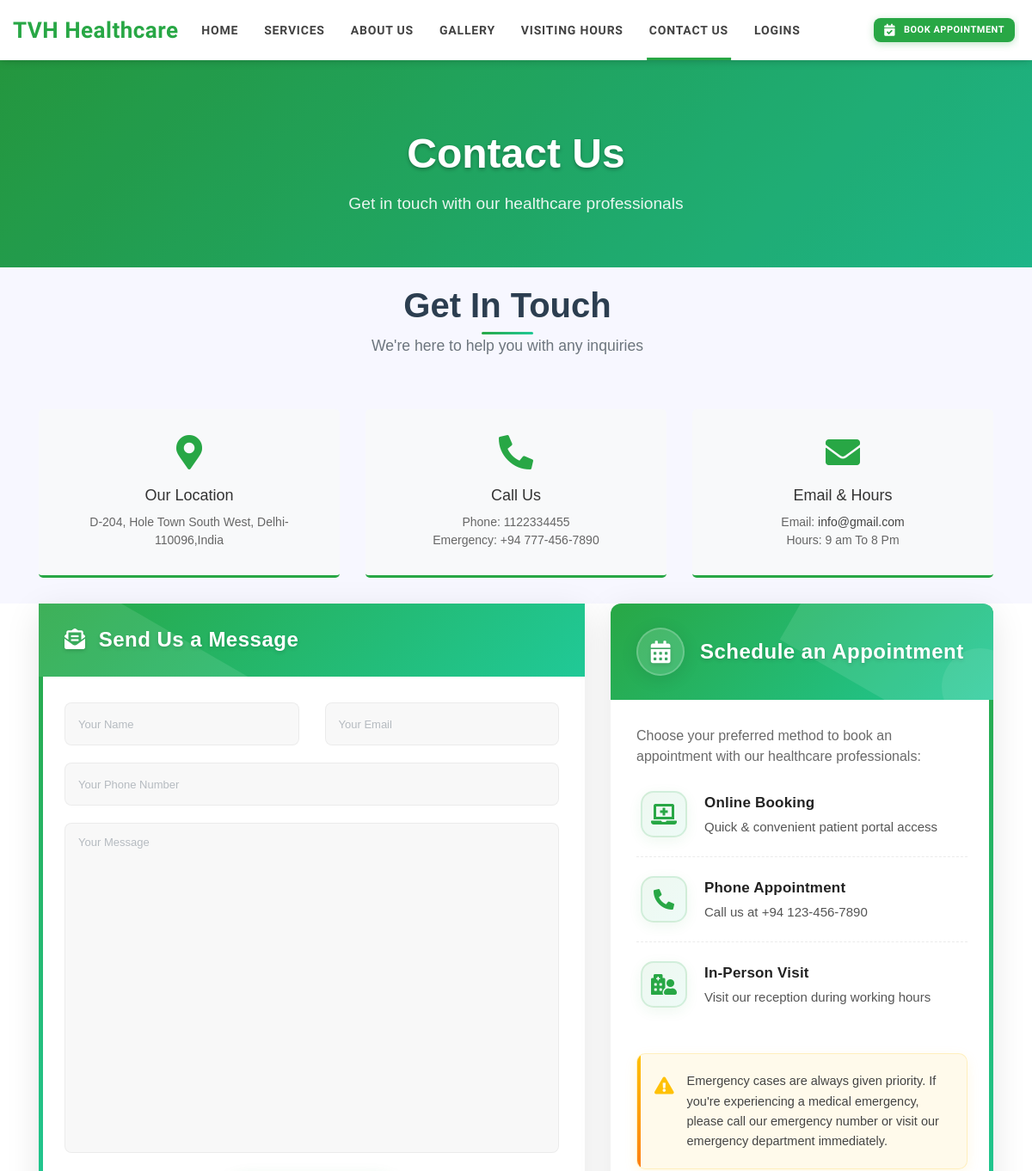
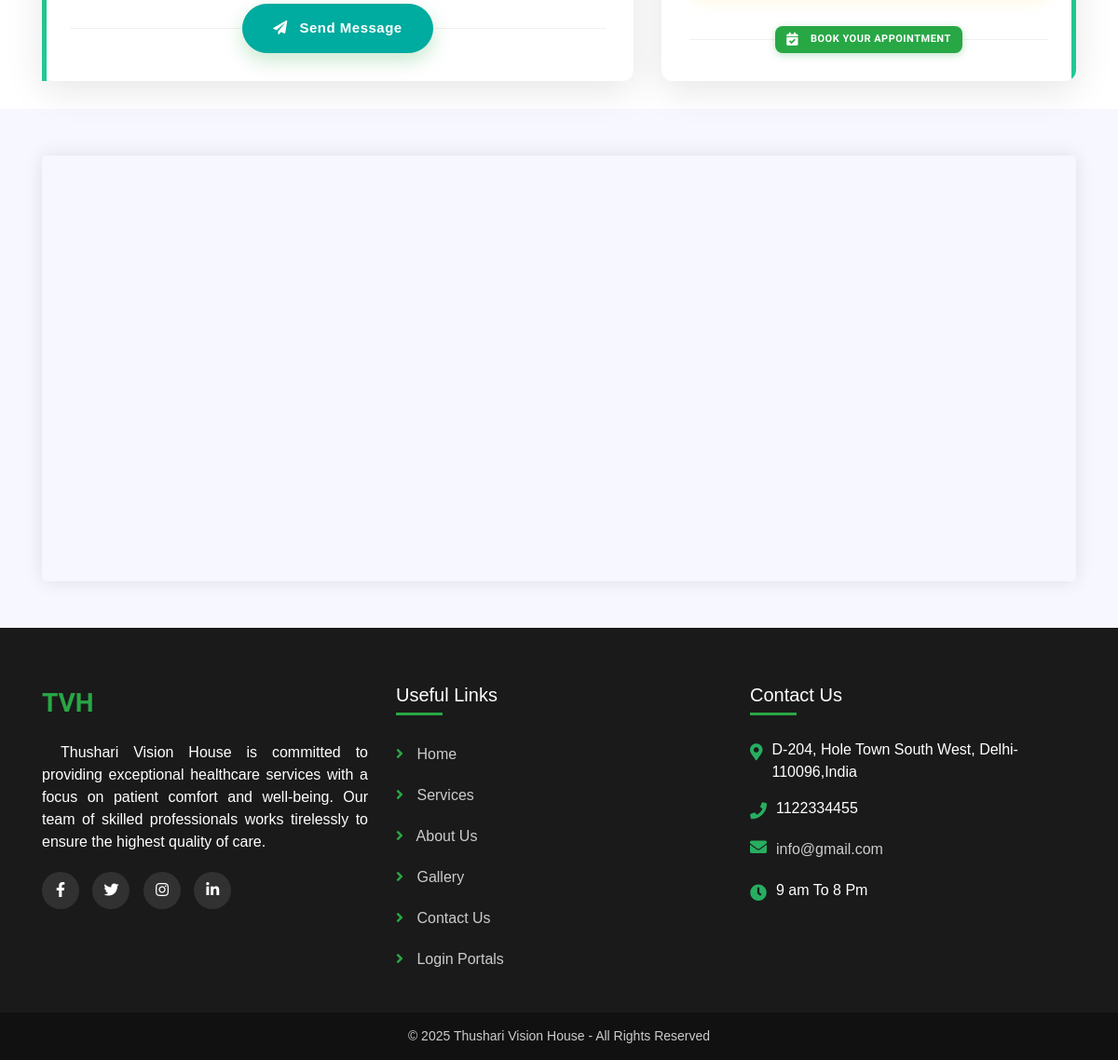
Before: /public/contact.php with the older database file (2 pictures, top to bottom).
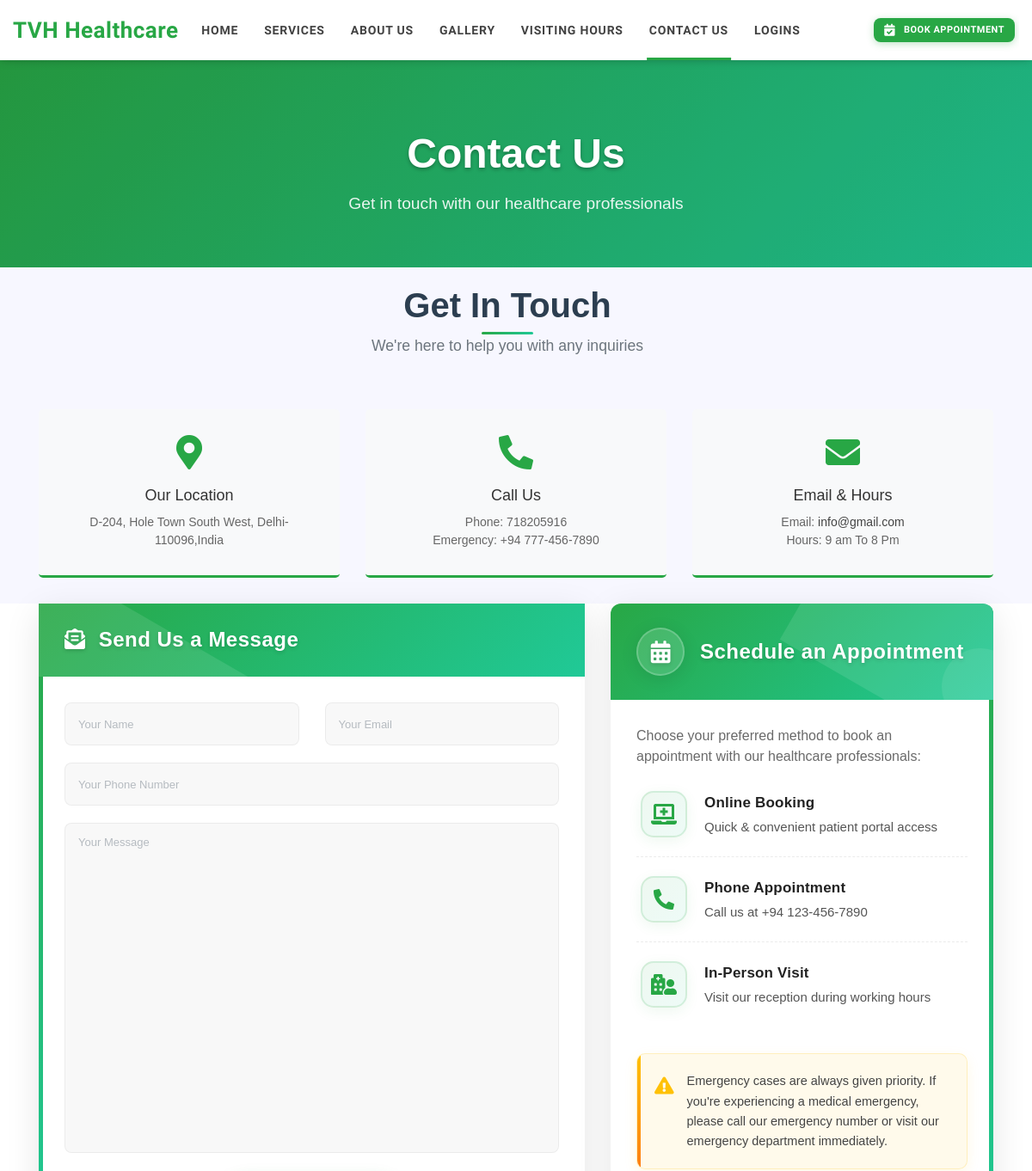
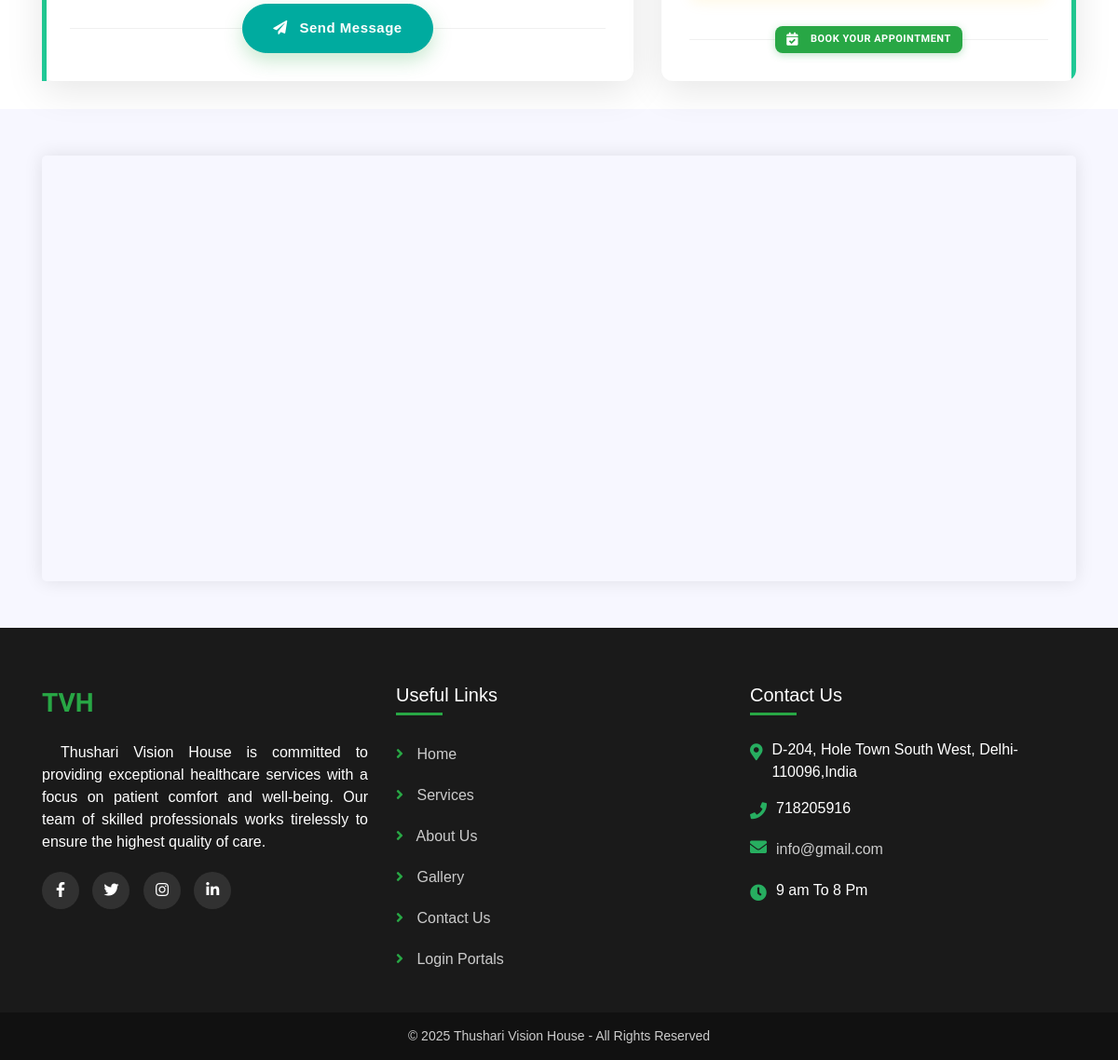
After: the same page with the newer database file (2 pictures, top to bottom).
### tables this page shows
CREATE TABLE `tblpage` (
  `ID` int(10) NOT NULL,
  `PageType` varchar(200) DEFAULT NULL,
  `PageTitle` varchar(200) DEFAULT NULL,
  `PageDescription` mediumtext DEFAULT NULL,
  `Email` varchar(120) DEFAULT NULL,
  `MobileNumber` bigint(10) DEFAULT NULL,
  `UpdationDate` timestamp NULL DEFAULT current_timestamp(),
  `OpenningTime` varchar(255) DEFAULT NULL
);

### public/contact.php (the view, shortened to what the changed rows need)
<?php
include_once('../src/hms/include/config.php');
?>
<!doctype html>
<html lang="en">
<head>
    <link rel="stylesheet" href="assets/css/bootstrap.min.css">
    <link rel="stylesheet" href="https://cdnjs.cloudflare.com/ajax/libs/font-awesome/5.15.4/css/all.min.css">
    <link rel="stylesheet" href="assets/css/animate.css">
    <link rel="stylesheet" type="text/css" href="assets/css/style.css" />
    <link rel="stylesheet" type="text/css" href="assets/css/custom.css" />
    <link rel="stylesheet" type="text/css" href="assets/css/header-extensions.css?v=<?php echo time(); ?>" />
    <link rel="stylesheet" type="text/css" href="assets/css/nav-center-fix.css?v=<?php echo time(); ?>" />
    <link rel="stylesheet" type="text/css" href="assets/css/gallery.css?v=<?php echo time(); ?>" />
    <link rel="stylesheet" type="text/css" href="assets/css/enhanced-sections.css?v=<?php echo time(); ?>" />
    <link rel="stylesheet" type="text/css" href="assets/css/testimonials.css" />
    <link rel="stylesheet" type="text/css" href="assets/css/gap-fix.css" />
</head>
<body>
    <div class="page-title">
        <div class="container">
            <div class="row">
                <div class="col-md-12 text-center">
                    <h2>Contact Us</h2>
                </div>
            </div>
        </div>
    </div>
    <section class="contact-info">
        <div class="container">
            <div class="inner-title">
                <h2>Get In Touch</h2>
            </div>
            <div class="row">
                <?php
                $ret=mysqli_query($con,"select * from tblpage where PageType='contactus' ");
                while ($row=mysqli_fetch_array($ret)) {
                ?>
                <div class="col-md-4">
                    <div class="contact-info-box text-center">
                        <i class="fas fa-map-marker-alt"></i>
                        <h5>Our Location</h5>
                        <p><?php echo $row['PageDescription'];?></p>
                    </div>
                </div>
                <div class="col-md-4">
                    <div class="contact-info-box text-center">
                        <i class="fas fa-phone-alt"></i>
                        <h5>Call Us</h5>
                        <p>Phone: <?php echo $row['MobileNumber'];?></p>
                        <p>Emergency: +94 777-456-7890</p>
                    </div>
                </div>
                <div class="col-md-4">
                    <div class="contact-info-box text-center">
                        <i class="fas fa-envelope"></i>
                        <h5>Email & Hours</h5>
                        <p>Email: <a href="mailto:<?php echo $row['Email'];?>"><?php echo $row['Email'];?></a></p>
                        <p>Hours: <?php echo $row['OpenningTime'];?></p>
                    </div>
                </div>
                <?php } ?>
            </div>
        </div>
    </section>
    <footer class="footer">
        <div class="container">
            <div class="row">
                <div class="col-lg-4 col-md-6">
                    <ul class="footer-links footer-contact">
                        <?php
                        $ret=mysqli_query($con,"select * from tblpage where PageType='contactus' ");
                        while ($row=mysqli_fetch_array($ret)) {
                        ?>
                        <li>
                            <i class="fas fa-map-marker-alt"></i>
                            <div><?php echo $row['PageDescription']; ?></div>
                        </li>
                        <li>
                            <i class="fas fa-phone"></i>
                            <div><?php echo $row['MobileNumber']; ?></div>
                        </li>
                        <li>
                            <i class="fas fa-envelope"></i>
                            <div><a href="mailto:<?php echo $row['Email']; ?>"><?php echo $row['Email']; ?></a></div>
                        </li>
                        <li>
                            <i class="fas fa-clock"></i>
                            <div><?php echo $row['OpenningTime']; ?></div>
                        </li>
                        <?php } ?>
                    </ul>
                </div>
            </div>
        </div>
    </footer>
</body>
</html>

Changed rows visible on the page:
changed tblpage "D-204, Hole Town South West, Delhi-110096,India": MobileNumber "1122334455" → "718205916"
